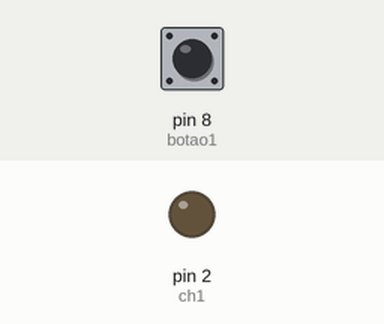
Simulated run of this sketch. Board: Arduino Uno, built with avr-gcc and run on an emulated ATmega328P. On the bench: output pins drawn as LEDs (lit = HIGH). The inputs (shaded band) are chosen by the test bench; at power-on: pin 8 (botao1) HIGH.

Above: at 1.2 s.
1.3 s: pin 8 (botao1) pulled LOW for 0.15 s
At 1.9 s:
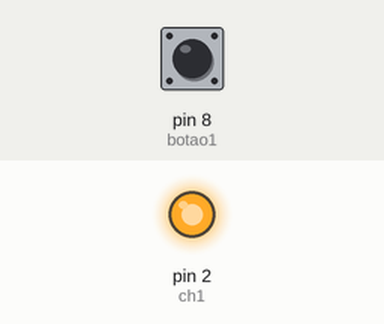
2.9 s: pin 8 (botao1) pulled LOW for 1 s
At 3.2 s:
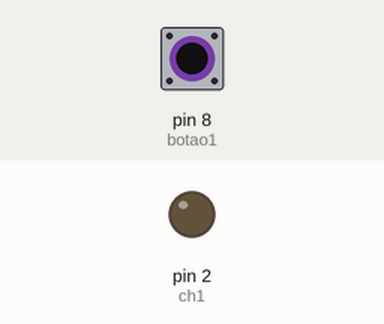
5.4 s: pin 8 (botao1) pulled LOW for 3.2 s
At 6.3 s:
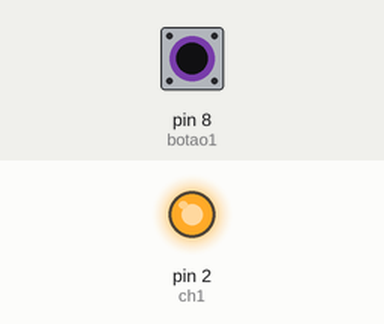
Timing chart, 0 to 8.4 s (numbered marks = the images above; inputs shaded):
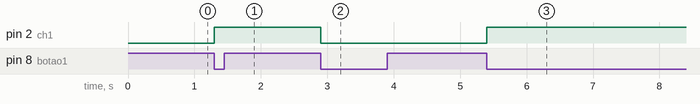

Measured:
- after the input at 1.3 s, pin 2 (ch1): LOW → HIGH at once
- after the input at 2.9 s, pin 2 (ch1): HIGH → LOW at once
- after the input at 5.4 s, pin 2 (ch1): LOW → HIGH at once

The sketch:

Botao_com_Retencao_1_Canal_Pull_UP_2.ino
```cpp
/* Muda o estado do canal com um
 pulso BAIXO ao APERTAR o botão*/

#define ch1 2
#define botao1 8
int estado_ch1 = 0;

void setup() {
  pinMode(botao1,INPUT_PULLUP);
  pinMode(ch1,OUTPUT);
  digitalWrite(ch1,LOW);
  }

void loop() {
  if(digitalRead(botao1)== 0 && estado_ch1 == 0)
  { digitalWrite(ch1,!digitalRead(ch1));
    delay(200);
    estado_ch1 = 1;}
  if(digitalRead(botao1) == 1 && estado_ch1 == 1)
  { delay(200);
    estado_ch1 = 0;}
  }
```
